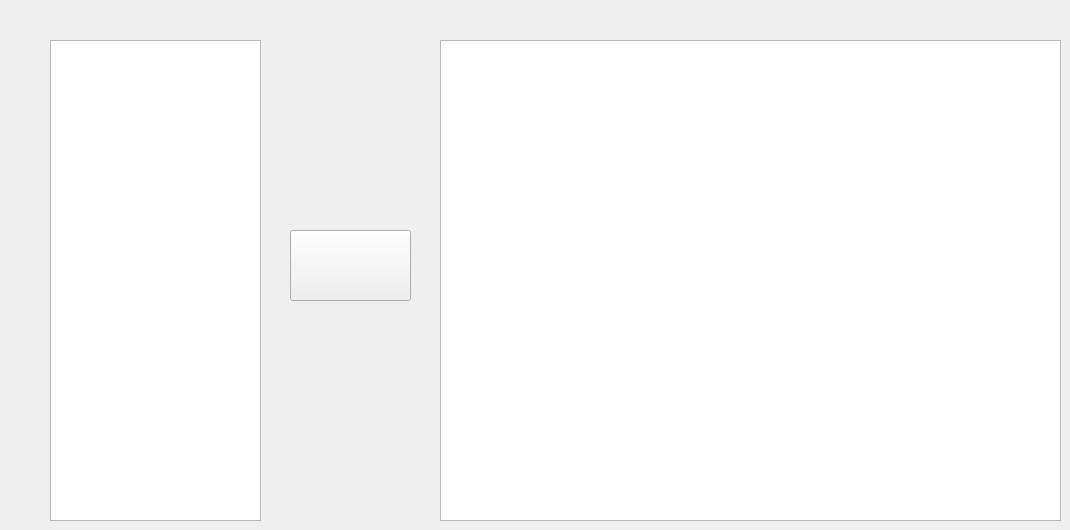
            <widget class="QWidget" name="TeamInfoTab">
             <attribute name="title">
              <string>Team Information</string>
             </attribute>
             <widget class="QListWidget" name="listWidget">
              <property name="geometry">
               <rect>
                <x>50</x>
                <y>40</y>
                <width>211</width>
                <height>481</height>
               </rect>
              </property>
             </widget>
             <widget class="QTextEdit" name="textEdit">
              <property name="geometry">
               <rect>
                <x>440</x>
                <y>40</y>
                <width>621</width>
                <height>481</height>
               </rect>
              </property>
             </widget>
             <widget class="QPushButton" name="pushButton_TeamInfo">
              <property name="geometry">
               <rect>
                <x>290</x>
                <y>230</y>
                <width>121</width>
                <height>71</height>
               </rect>
              </property>
              <property name="toolTip">
               <string>&lt;html class = &quot;solid&quot;&gt;
&lt;head&gt;
&lt;style&gt;
html.solid {border-style: solid;}
&lt;/style&gt;
&lt;/head&gt;
&lt;/html&gt;</string>
              </property>
              <property name="styleSheet">
               <string notr="true">html.solid {border-style: solid;}
</string>
              </property>
              <property name="text">
               <string/>
              </property>
              <property name="autoDefault">
               <bool>false</bool>
              </property>
             </widget>
            </widget>
